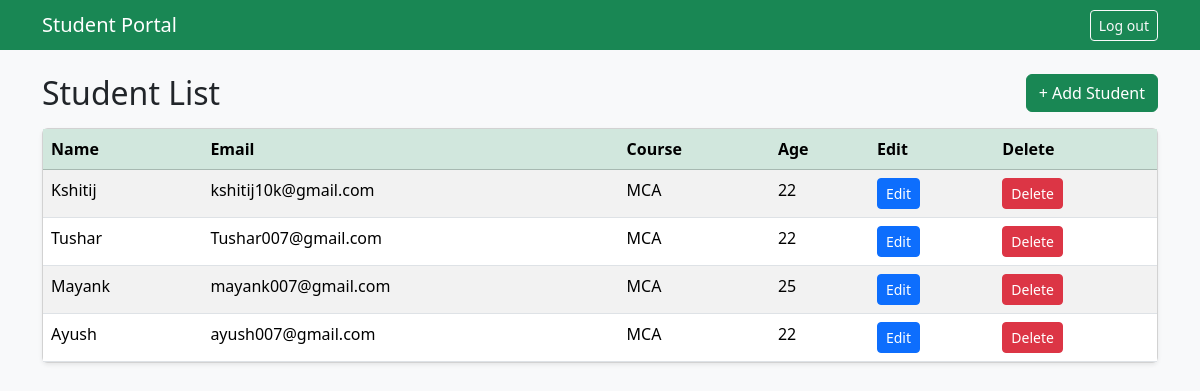
The app's page / (signed in) with its own data.
### students/models.py (models this page shows, shortened)
class Student(models.Model):
    name = models.CharField(max_length=100)
    email = models.EmailField()
    course = models.CharField(max_length=50)
    age = models.IntegerField()

### students/views.py (the view)
# urls.py: path('', views.student_list, name='student_list'),
@login_required
def student_list(request):
    students = Student.objects.all()
    return render(request, 'students/student_list.html', {'students': students})

### students/templates/students/student_list.html (shortened to what this page needs)
<!DOCTYPE html>
<html lang="en">
<head>
<link href="https://cdn.jsdelivr.net/npm/bootstrap@5.3.3/dist/css/bootstrap.min.css" rel="stylesheet">
</head>
<body class="bg-light">
<nav class="navbar navbar-dark bg-success mb-4">
  <div class="container">
    <span class="navbar-brand mb-0 h1">Student Portal</span>
    <form method="post" action="{% url 'logout' %}">
      <button class="btn btn-outline-light btn-sm" type="submit">Log out</button>
    </form>
  </div>
</nav>
<div class="container">
  <div class="d-flex justify-content-between align-items-center mb-3">
    <h2 class="mb-0">Student List</h2>
    <a href="{% url 'student_create' %}" class="btn btn-success">+ Add Student</a>
  </div>
  <div class="card shadow-sm">
    <table class="table table-striped table-hover mb-0">
      <thead class="table-success">
        <tr>
          <th>Name</th>
          <th>Email</th>
          <th>Course</th>
          <th>Age</th>
          <th>Edit</th>
            <th>Delete</th>
        </tr>
      </thead>
      <tbody>
        {% for s in students %}
        <tr>
          <td>{{ s.name }}</td>
          <td>{{ s.email }}</td>
          <td>{{ s.course }}</td>
          <td>{{ s.age }}</td>
          <td><a href="{% url 'student_update' s.id %}" class="btn btn-sm btn-primary">Edit</a></td>
          <td><a href="{% url 'student_delete' s.id %}" class="btn btn-sm btn-danger">Delete</a></td>
        </tr>
        {% endfor %}
      </tbody>
    </table>
  </div>
</div>
</body>
</html>

### records on screen
Student: name "Kshitij", email "kshitij10k@gmail.com", course "MCA", age "22"
Student: name "Tushar", email "Tushar007@gmail.com", course "MCA", age "22"
Student: name "Mayank", email "mayank007@gmail.com", course "MCA", age "25"
Student: name "Ayush", email "ayush007@gmail.com", course "MCA", age "22"
